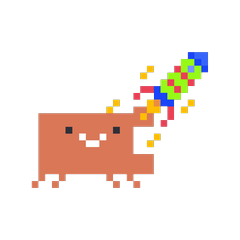
#> input picture assets/frames/click/0000.png, 240 x 240 px
$ python -i gen_sprites_mascot.py   (imports and definitions only)
#> lines starting #> are read from the running program, lines starting #| are printed output that depends on the picture
"""
Builds claude-animated-pet's animation frames from the official-style Claude mascot
illustration pack (static PNGs) instead of the procedural blocky sprite.
Each state uses ONE source illustration, trimmed to its bounding box, then
animated purely via affine transforms (bob / sway / squash-stretch / rotate)
-- the same "treat the sprite as one rigid body" technique real pixel-art
mascot animations use, since the source art itself can't be redrawn frame
by frame.

Usage:
    python gen_sprites_mascot.py /path/to/mascot_pack/2x
"""
import os
import sys
import math
from PIL import Image

OUT = os.path.join(os.path.dirname(__file__), "assets", "frames")
WORK = 240          # internal working canvas (gives room for squash/rotate)
PAD_RATIO = 0.18     # padding around trimmed art as a fraction of its size

STATE_SOURCE = {
    "idle": "building-colorful-blocks@2x.png",
    "vibe": "happy-pixel-celebrating@2x.png",
    "talk": "examining-green-globe@2x.png",
    "confused": "confusion-spiral-pixel@2x.png",
    "drag": "fast-performance-trail@2x.png",
    "click": "rocket-launch-success@2x.png",
    "welcome": "welcome-pixel-banner@2x.png",
}


def load_trimmed(path):
#> called with path = 'assets/frames/click/0000.png'
    im = Image.open(path).convert("RGBA")
#> im is the input picture: PIL image 240x240 RGBA; mean R, G, B, A 33.2, 21.3, 14.5, 40.5
    bbox = im.getbbox()
#> bbox = (31, 51, 209, 189)
    if bbox:
        im = im.crop(bbox)
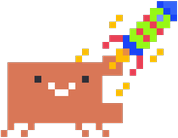
#> im: PIL image 178x138 RGBA; mean R, G, B, A 77.8, 49.9, 34, 95; transparent parts drawn white
    w, h = im.size
#> w = 178; h = 138
    side = int(max(w, h) * (1 + PAD_RATIO * 2))
#> side = 242
    canvas = Image.new("RGBA", (side, side), (0, 0, 0, 0))
#> canvas: PIL image 242x242 RGBA; every value is 0
    canvas.paste(im, ((side - w) // 2, (side - h) // 2), im)
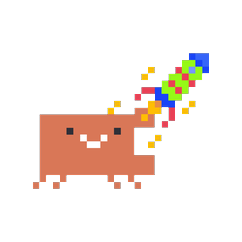
#> canvas: PIL image 242x242 RGBA; mean R, G, B, A 31.5, 20.2, 13.9, 39; transparent parts drawn white
    canvas = canvas.resize((WORK, WORK), Image.LANCZOS)
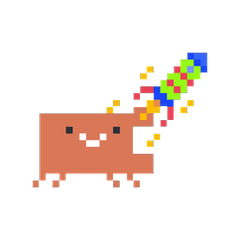
#> canvas: PIL image 240x240 RGBA; mean R, G, B, A 35.1, 22.4, 15.2, 39.1; transparent parts drawn white
    return canvas


# [118 lines left out: functions transform_frame, save_sequence, build_idle, build_vibe, build_talk, build_confused and 3 more, not called in this run]


BUILDERS = {
    "idle": build_idle,
    "vibe": build_vibe,
    "talk": build_talk,
    "confused": build_confused,
    "drag": build_drag,
    "click": build_click,
    "welcome": build_welcome,
}


# [13 lines left out: function main, not called in this run]


# [2 lines not run here, left out]

>>> result = load_trimmed('assets/frames/click/0000.png')
